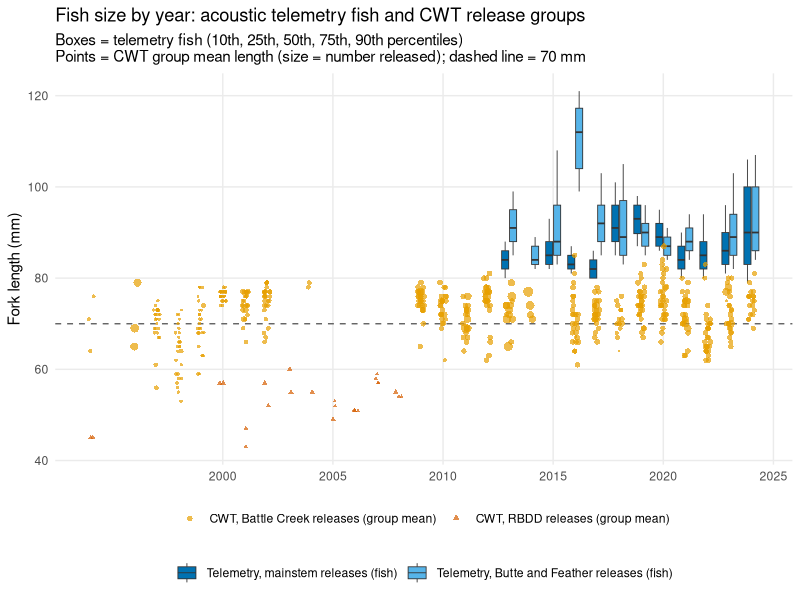
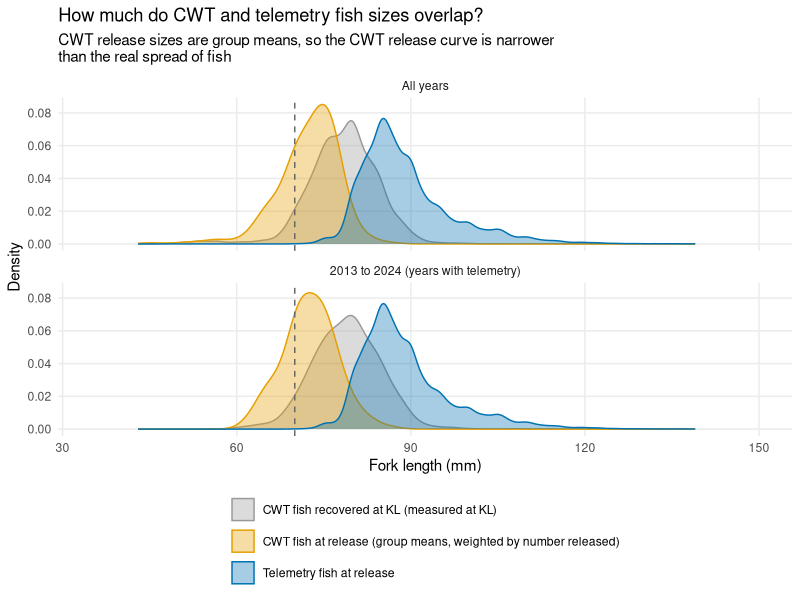
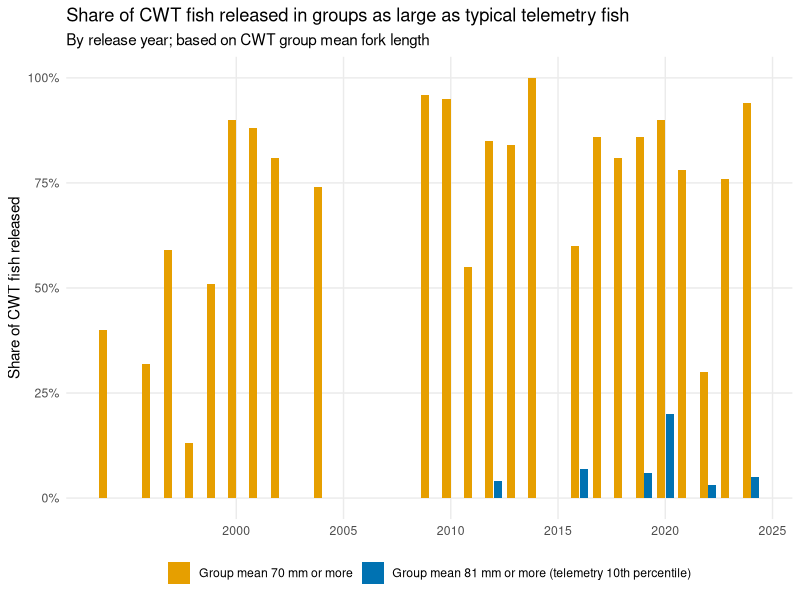

The R source for these figures, in order:
# ============================================================
# 08_size_overlap.R
#
# How different in size are CWT and acoustic telemetry fish, and does the
# overlap change among years? Data only, no model fitting (about 1 minute).
#
# Inputs (project data/ folder, as used by 02 and 06o):
#   data/Sac_data.csv       telemetry, mainstem releases (fish_length, year)
#   data/FeaBut_data.csv    telemetry, Butte and Feather releases
#   data/hatchery_relrec.csv CWT releases and KL recoveries
# CWT release groups are built exactly as in 06o (Battle Creek and RBDD
# releases, group 873 dropped), but for ALL years, including those without
# a BT-SPAS-X fit at KL.
#
# CWT sizes: hatchery_relrec has one mean fork length per release group
# (avg_length), not individual fish lengths at release. Fish-level CWT
# lengths exist only for recovered fish, measured at KL (after some growth).
#
# Outputs (results/figures, results/tables):
#   fig_size_by_year.png         telemetry fish (boxes) and CWT group means (points) by year
#   fig_size_distributions.png   pooled size distributions, all years and 2013-2024
#   fig_size_overlap_by_year.png share of CWT fish released in groups as large as telemetry fish
#   size_by_year.csv             the numbers behind the figures
# ============================================================

library(tidyverse)
library(here)

dir.create(here("results", "figures"), recursive = TRUE, showWarnings = FALSE)
dir.create(here("results", "tables"), recursive = TRUE, showWarnings = FALSE)
oi <- c(tel_main = "#0072B2", tel_trib = "#56B4E9", cwt_battle = "#E69F00",
        cwt_rbdd = "#D55E00", cwt_kl = "#999999")

# ---- telemetry fish ----------------------------------------------------------------------
tel <- bind_rows(
  read.csv(here("data", "Sac_data.csv")) |> transmute(source = "tel_main", year, FL = fish_length),
  read.csv(here("data", "FeaBut_data.csv")) |> transmute(source = "tel_trib", year, FL = fish_length)) |>
  filter(is.finite(FL))
tel_q <- quantile(tel$FL, c(0.1, 0.5, 0.9))
message("Telemetry fish: ", nrow(tel), "; pooled 10th, 50th, 90th percentile FL: ",
        paste(tel_q, collapse = ", "), " mm")

# ---- CWT release groups and recovered fish (as 06o) ----------------------------------------
release_distance_km <- c(Battle = 300.443064082, RBDD = 240.3631)
rr <- read.csv(here("data", "hatchery_relrec.csv"), stringsAsFactors = FALSE) |>
  filter(!is.na(relloc_area), relloc_area %in% names(release_distance_km), release_group_id != 873)
cwt <- rr |>
  group_by(release_group_id) |>
  summarise(relloc_area = first(relloc_area), year = first(year),
            Nrel = first(group_total_marked_N), FL = first(avg_length), .groups = "drop") |>
  filter(is.finite(Nrel), Nrel > 0, is.finite(FL)) |>
  mutate(source = if_else(relloc_area == "Battle", "cwt_battle", "cwt_rbdd"))
cwt_kl <- rr |>
  filter(!is.na(tag_code), is.finite(forklength)) |>
  distinct(release_group_id, tag_code, date, forklength, .keep_all = TRUE) |>
  transmute(source = "cwt_kl", year, FL = forklength)
message("CWT groups: ", nrow(cwt), " (", min(cwt$year), " to ", max(cwt$year), "); recovered fish with a length: ", nrow(cwt_kl))

# ---- by-year summary ------------------------------------------------------------------------
wq <- function(x, w, p) { o <- order(x); x <- x[o]; w <- cumsum(w[o]) / sum(w); x[which(w >= p)[1]] }
by_year <- full_join(
  tel |> group_by(year) |>
    summarise(tel_fish = n(), tel_q10 = quantile(FL, 0.1), tel_median = median(FL), tel_q90 = quantile(FL, 0.9),
              .groups = "drop"),
  cwt |> group_by(year) |>
    summarise(cwt_groups = n(), cwt_fish = sum(Nrel),
              cwt_min_group = min(FL), cwt_median_fish = wq(FL, Nrel, 0.5), cwt_max_group = max(FL),
              # share of CWT fish released in groups whose mean FL reaches the telemetry 10th percentile
              cwt_share_ge_tel_q10 = sum(Nrel[FL >= tel_q[[1]]]) / sum(Nrel),
              cwt_share_ge_70 = sum(Nrel[FL >= 70]) / sum(Nrel), .groups = "drop"),
  by = "year") |>
  left_join(cwt_kl |> group_by(year) |> summarise(cwt_kl_fish = n(), cwt_kl_median = median(FL), .groups = "drop"),
            by = "year") |>
  arrange(year) |>
  mutate(across(where(is.double), \(x) round(x, 2)))
write.csv(by_year, here("results", "tables", "size_by_year.csv"), row.names = FALSE)
print(as.data.frame(by_year))

# ---- figure 1: size by year -------------------------------------------------------------------
lab <- c(tel_main = "Telemetry, mainstem releases (fish)", tel_trib = "Telemetry, Butte and Feather releases (fish)",
         cwt_battle = "CWT, Battle Creek releases (group mean)", cwt_rbdd = "CWT, RBDD releases (group mean)")
tel_box <- tel |>
  group_by(source, year) |>
  summarise(q10 = quantile(FL, 0.1), q25 = quantile(FL, 0.25), q50 = median(FL),
            q75 = quantile(FL, 0.75), q90 = quantile(FL, 0.9), .groups = "drop") |>
  mutate(x = year + if_else(source == "tel_main", -0.18, 0.18))
p1 <- ggplot() +
  geom_hline(yintercept = 70, linetype = "dashed", colour = "grey40") +
  geom_boxplot(data = tel_box, aes(x = x, ymin = q10, lower = q25, middle = q50, upper = q75, ymax = q90,
                                   group = interaction(source, year), fill = source),
               stat = "identity", width = 0.32, colour = "grey20", linewidth = 0.3) +
  geom_point(data = cwt, aes(year, FL, colour = source, shape = source, size = Nrel),
             position = position_jitter(width = 0.15, height = 0, seed = 1), alpha = 0.7) +
  scale_fill_manual(values = oi, labels = lab, name = NULL) +
  scale_colour_manual(values = oi, labels = lab, name = NULL) +
  scale_shape_manual(values = c(cwt_battle = 16, cwt_rbdd = 17), labels = lab, name = NULL) +
  scale_size_area(max_size = 3, guide = "none") +
  scale_x_continuous(breaks = seq(2000, 2025, 5)) +
  labs(x = NULL, y = "Fork length (mm)",
       title = "Fish size by year: acoustic telemetry fish and CWT release groups",
       subtitle = "Boxes = telemetry fish (10th, 25th, 50th, 75th, 90th percentiles)\nPoints = CWT group mean length (size = number released); dashed line = 70 mm") +
  theme_minimal(base_size = 11) +
  theme(legend.position = "bottom", legend.box = "vertical", panel.grid.minor = element_blank())
ggsave(here("results", "figures", "fig_size_by_year.png"), p1, width = 10, height = 6, dpi = 200, bg = "white")

# ---- figure 2: pooled distributions -----------------------------------------------------------
lab2 <- c(tel = "Telemetry fish at release", cwt_rel = "CWT fish at release (group means, weighted by number released)",
          cwt_kl = "CWT fish recovered at KL (measured at KL)")
dist <- bind_rows(
  tel |> transmute(type = "tel", year, FL, w = 1),
  cwt |> transmute(type = "cwt_rel", year, FL, w = Nrel),
  cwt_kl |> transmute(type = "cwt_kl", year, FL, w = 1)) |>
  group_by(type) |> mutate(w = w / sum(w)) |> ungroup()
dist2 <- bind_rows(dist |> mutate(period = "All years"),
                   dist |> filter(year >= 2013) |> group_by(type) |> mutate(w = w / sum(w)) |> ungroup() |>
                     mutate(period = "2013 to 2024 (years with telemetry)"))  |>
  mutate(period = factor(period, levels = c("All years", "2013 to 2024 (years with telemetry)")))
p2 <- ggplot(dist2, aes(FL, weight = w, fill = type, colour = type)) +
  geom_density(alpha = 0.35, adjust = 1.2, linewidth = 0.5) +
  geom_vline(xintercept = 70, linetype = "dashed", colour = "grey40") +
  facet_wrap(~ period, ncol = 1) +
  scale_fill_manual(values = c(tel = "#0072B2", cwt_rel = "#E69F00", cwt_kl = "#999999"), labels = lab2, name = NULL) +
  scale_colour_manual(values = c(tel = "#0072B2", cwt_rel = "#E69F00", cwt_kl = "#999999"), labels = lab2, name = NULL) +
  coord_cartesian(xlim = c(35, 150)) +
  labs(x = "Fork length (mm)", y = "Density",
       title = "How much do CWT and telemetry fish sizes overlap?",
       subtitle = "CWT release sizes are group means, so the CWT release curve is narrower\nthan the real spread of fish") +
  theme_minimal(base_size = 11) + theme(legend.position = "bottom", panel.grid.minor = element_blank()) +
  guides(fill = guide_legend(ncol = 1), colour = guide_legend(ncol = 1))
ggsave(here("results", "figures", "fig_size_distributions.png"), p2, width = 8, height = 7, dpi = 200, bg = "white")

# ---- figure 3: overlap by year ------------------------------------------------------------------
ov <- by_year |>
  filter(is.finite(cwt_share_ge_70)) |>
  select(year, cwt_share_ge_70, cwt_share_ge_tel_q10) |>
  pivot_longer(-year, names_to = "threshold", values_to = "share") |>
  mutate(threshold = recode(threshold,
                            cwt_share_ge_70 = "Group mean 70 mm or more",
                            cwt_share_ge_tel_q10 = paste0("Group mean ", tel_q[[1]], " mm or more (telemetry 10th percentile)")))
p3 <- ggplot(ov, aes(year, share, fill = threshold)) +
  geom_col(position = position_dodge(width = 0.8), width = 0.75) +
  scale_fill_manual(values = c("#E69F00", "#0072B2"), name = NULL) +
  scale_y_continuous(labels = scales::percent, limits = c(0, 1)) +
  scale_x_continuous(breaks = seq(2000, 2025, 5)) +
  labs(x = NULL, y = "Share of CWT fish released",
       title = "Share of CWT fish released in groups as large as typical telemetry fish",
       subtitle = "By release year; based on CWT group mean fork length") +
  theme_minimal(base_size = 11) + theme(legend.position = "bottom", panel.grid.minor = element_blank())
ggsave(here("results", "figures", "fig_size_overlap_by_year.png"), p3, width = 9, height = 4.5, dpi = 200, bg = "white")
message("Wrote results/tables/size_by_year.csv and results/figures/fig_size_*.png")
